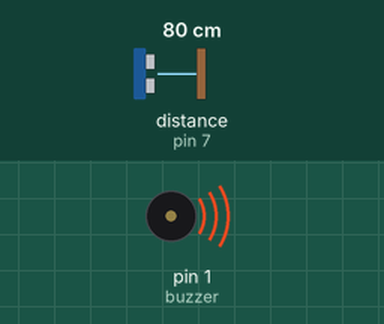
A sketch run on a simulated Arduino Uno, built with avr-gcc and run on an emulated ATmega328P. Parts: buzzer (waves = sounding). Wiring (inferred from the names in the program): ultrasonic range finder: trigger pin 2; echo pin 7. The inputs (shaded band) are chosen by the test bench; at power-on: distance to the obstacle (sensor on pin 7) 80 cm. The echo pulse lasts 58.3 µs per cm.

Above: at 0.1 s.
Timing chart, 0 to 1.6 s (numbered marks = the images above):
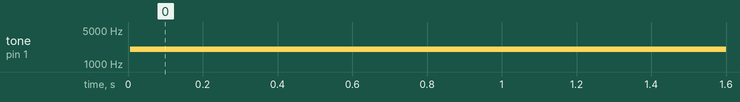

Measured:
- by itself, tone on pin 1 (buzzer): silent → 2000 Hz at 0.01 s

The sketch:

Abstandsmessung.ino
```cpp
#define triggerPin 2
#define echoPin  7
#define buzzer 1

int value=0;
int freq=0;
void setup() {
  // put your setup code here, to run once:
  pinMode(triggerPin, OUTPUT);
  pinMode(echoPin, INPUT);
  pinMode(buzzer,OUTPUT);
}

void loop() {
  // put your main code here, to run repeatedly:
  //tone(buzzer,4400);
  digitalWrite(triggerPin,HIGH);
  delayMicroseconds(10);
  digitalWrite(triggerPin,LOW);
  value = pulseIn(echoPin, HIGH);
  if (value >= 0)
  {
    value = value * 0.034/2;
    Serial.println(value);
    if (value > 50)
      freq = 2000;
    else if (value < 40)
      freq = 3000;
     else if (value < 30)
      freq = 4000;
     else if (value < 20)
      freq = 4500;

     tone(buzzer,freq);

  }
  delay(60);
}
```
